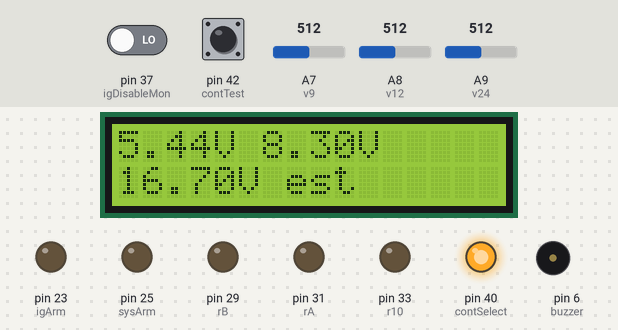
This sketch was run on a simulated Arduino Mega 2560, built with avr-gcc and run on an emulated ATmega2560. On the bench: 16×2 character LCD, output pins drawn as LEDs (lit = HIGH), buzzer (waves = sounding). Dashed ring = blinking. The inputs (shaded band) are chosen by the test bench; at power-on: A9 (v24) = 512, pin 37 (igDisableMon) LOW, pin 42 (contTest) HIGH, A7 (v9) = 512, A8 (v12) = 512. Pins used as bus, display or sensor lines are not drawn.

Above: at 1.12 s.
2.3 s: A9 (v24) set to 313
At 3.4 s:
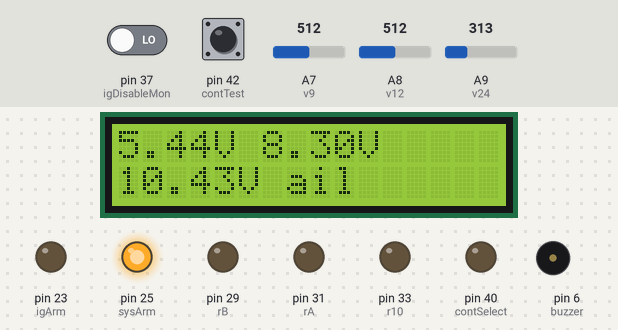
12.3 s: A9 (v24) set to 287
At 16.7 s:
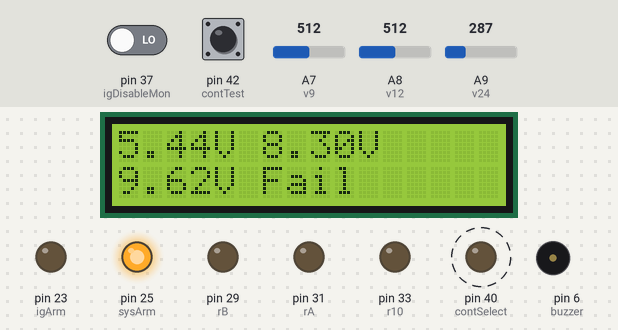
17.0 s: pin 37 (igDisableMon) driven HIGH
27.0 s: pin 42 (contTest) pulled LOW for 3.2 s
At 31.0 s:
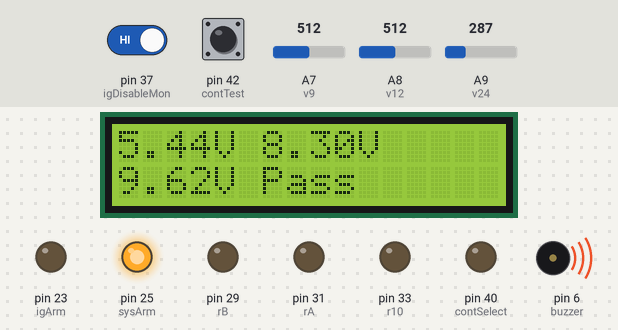
31.7 s: A9 (v24) set to 306
At 35.0 s:
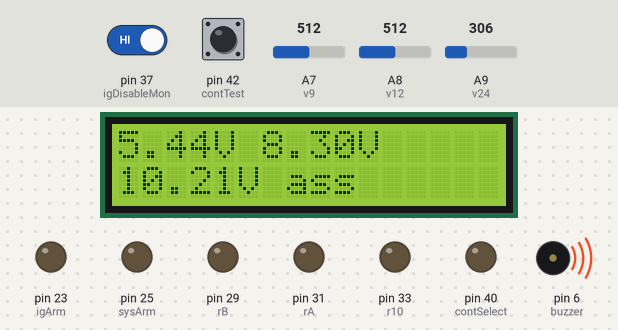
36.9 s: A7 (v9) set to 716
At 38.9 s:
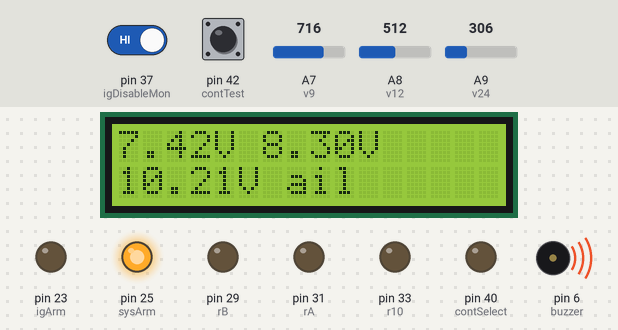
Timing chart, 0 to 69.2 s (numbered marks = the images above; inputs shaded):
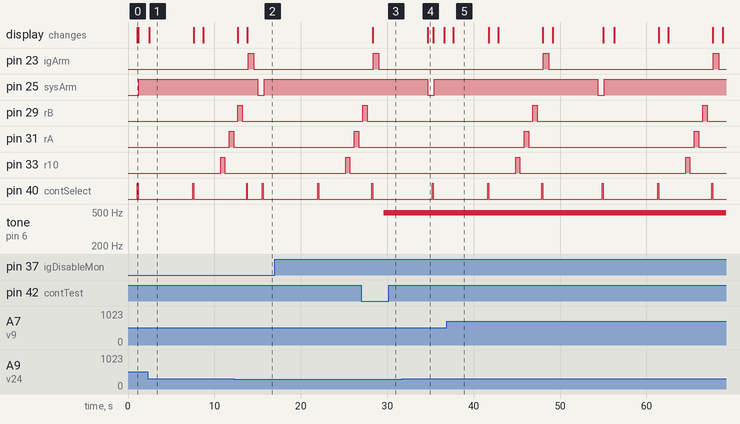

Measured:
- the behaviour switches between 300 and 299 on A9 (v24) (found by bisection; images 1 and 2)
- after the input at 2.3 s, the display: changes after 0.18 s (image 1)
- after the input at 12.3 s, the display: first changes after 0.42 s (image 2 shows a later state)
- after the input at 27.0 s, the display: changes after 1.3 s (image 3)
- after the input at 31.7 s, the display: changes after 3.0 s (image 4)
- after the input at 36.9 s, the display: changes after 0.72 s (image 5)
- by itself, pin 23 (igArm): alternates HIGH for 0.60 s and LOW for 19.1 s
- by itself, pin 29 (rB), pin 31 (rA), pin 33 (r10): alternates HIGH for 0.50 s and LOW for 19.2 s

The sketch:

launchBox_TickTock.ino
```cpp
//Launch Box Functions Test
#include "LiquidCrystal.h"

//Pinouts
const int r1 = 38;
const int r2 = 36;
const int r3 = 34;
const int r4 = 32;
const int r5 = 30;
const int r6 = 28;
const int r7 = 26;
const int r8 = 24;
const int r9 = 22;
const int r10 = 33;
const int rA = 31;
const int rB = 29;
const int igniter = 44;
const int sysArm = 25;
const int igArm = 23;
const int contSelect = 40;
const int buzzer = 6;
const int tTrig = 7;

//Inputs
const int contTest = 42;
const int prearmMon = 35;
const int igDisableMon = 37;
const int tOut = 8;
const int v9 = A7;
const int v12 = A8;
const int v24 = A9;

//LCD Display
LiquidCrystal lcd = LiquidCrystal(39,41,45,47,49,51);

//Counting
float volt9 = 0.0;
float volt12 = 0.0;
float volt24 = 0.0;

void setup() {
  //LCD screen
  lcd.begin(16,2);
  lcd.clear();

  //Outputs, declare and set low
  digitalWrite(r1, LOW);
  digitalWrite(r2, LOW);
  digitalWrite(r3, LOW);
  digitalWrite(r4, LOW);
  digitalWrite(r5, LOW);
  digitalWrite(r6, LOW);
  digitalWrite(r7, LOW);
  digitalWrite(r8, LOW);
  digitalWrite(r9, LOW);
  digitalWrite(r10, LOW);
  digitalWrite(rA, LOW);
  digitalWrite(rB, LOW);
  digitalWrite(sysArm, LOW);
  digitalWrite(igArm, LOW);
  digitalWrite(contSelect, LOW);
  digitalWrite(buzzer, LOW);
  digitalWrite(tTrig, HIGH);
  digitalWrite(igniter, LOW);

  pinMode(r1, OUTPUT);
  pinMode(r2, OUTPUT);
  pinMode(r3, OUTPUT);
  pinMode(r4, OUTPUT);
  pinMode(r5, OUTPUT);
  pinMode(r6, OUTPUT);
  pinMode(r7, OUTPUT);
  pinMode(r8, OUTPUT);
  pinMode(r9, OUTPUT);
  pinMode(r10, OUTPUT);
  pinMode(rA, OUTPUT);
  pinMode(rB, OUTPUT);
  pinMode(sysArm, OUTPUT);
  pinMode(igArm, OUTPUT);
  pinMode(contSelect, OUTPUT);
  pinMode(buzzer, OUTPUT);


  //input pins
  pinMode(prearmMon, INPUT);
  pinMode(igDisableMon, INPUT);
  pinMode(contTest, INPUT_PULLUP);
  pinMode(tOut, INPUT);

  //Splash Screen
  lcd.print("Launch Box");
  lcd.setCursor(0,1);
  lcd.print("Relay Test");
  delay(1000);

}

void loop() {
  //Arm box
  inputPrinter(1);
  digitalWrite(sysArm, HIGH);
  delay(200);

  // Go through each output: turn on 500 ms, off 500 ms
  digitalWrite(r1, HIGH);
  delay(500);
  digitalWrite(r1, LOW);
  delay(500);
  inputPrinter(0);

  digitalWrite(r2, HIGH);
  delay(500);
  digitalWrite(r2, LOW);
  delay(500);
  inputPrinter(0);

  digitalWrite(r3, HIGH);
  delay(500);
  digitalWrite(r3, LOW);
  delay(500);
  inputPrinter(0);

  digitalWrite(r4, HIGH);
  delay(500);
  digitalWrite(r4, LOW);
  delay(500);
  inputPrinter(0);

  digitalWrite(r5, HIGH);
  delay(500);
  digitalWrite(r5, LOW);
  delay(500);
  inputPrinter(0);

  digitalWrite(r6, HIGH);
  delay(500);
  digitalWrite(r6, LOW);
  delay(500);
  inputPrinter(1);

  digitalWrite(r7, HIGH);
  delay(500);
  digitalWrite(r7, LOW);
  delay(500);
  inputPrinter(0);

  digitalWrite(r8, HIGH);
  delay(500);
  digitalWrite(r8, LOW);
  delay(500);
  inputPrinter(0);

  digitalWrite(r9, HIGH);
  delay(500);
  digitalWrite(r9, LOW);
  delay(500);
  inputPrinter(0);

  digitalWrite(r10, HIGH);
  delay(500);
  digitalWrite(r10, LOW);
  delay(500);
  inputPrinter(0);

  digitalWrite(rA, HIGH);
  delay(500);
  digitalWrite(rA, LOW);
  delay(500);
  inputPrinter(0);

  digitalWrite(rB, HIGH);
  delay(500);
  digitalWrite(rB, LOW);
  delay(500);
  inputPrinter(1);

  digitalWrite(igArm, HIGH);
  delay(100);
  digitalWrite(igniter, HIGH);
  delay(500);
  digitalWrite(igniter, LOW);
  digitalWrite(igArm, LOW);
  delay(500);
  inputPrinter(0);

  //Buzzer
  if (digitalRead(igDisableMon)) {
    inputPrinter(0);
    for (int j=0; j <= 255; j+=5) {
      analogWrite(buzzer, j);
      delay(100);
    }
    digitalWrite(buzzer, LOW);
  }
  inputPrinter(0);

  digitalWrite(sysArm, LOW);
  delay(500);

}

//Function to check input stats and print
//If mode == 1, a continuity check is also performed
void inputPrinter(int mode) {
  //Print voltages
  volt9 = 0.0097*analogRead(v9) + 0.4742;
  volt12 = 0.0152*analogRead(v12) + 0.5152;
  volt24 = 0.0315*analogRead(v24) + 0.5752;
  //diode effect
  if (volt9 < 0.7) {
    volt9 = 0.0;
  }
  if (volt12 < 0.7) {
    volt12 = 0.0;
  }
  if (volt24 < 0.7) {
    volt24 = 0.0;
  }
  lcd.setCursor(0,0);
  String vLine1 = String(String(volt9) + "V " + String(volt12) + "V     ");
  String vLine2 = String(String(volt24) + "V ");
  lcd.print(vLine1);
  lcd.setCursor(0,1);
  lcd.print(vLine2);

  lcd.setCursor(6,1);
  /*
  if (digitalRead(prearmMon) == HIGH) {
    lcd.print("Armed ");
  }
  else {
    lcd.print("      ");
  }

  if (digitalRead(igDisableMon) == HIGH) {
    lcd.print("Ign. ");
  }
  else {
    lcd.print("     ");
  }
*/
  if (mode == 1) {
    digitalWrite(contSelect, HIGH);
    delay(100);
    if (digitalRead(contTest) == LOW) {
      lcd.print("Pass ");
    }
    else {
      lcd.print("Fail ");
    }
    digitalWrite(contSelect, LOW);
    delay(100);
  }
  else {};
}
```
